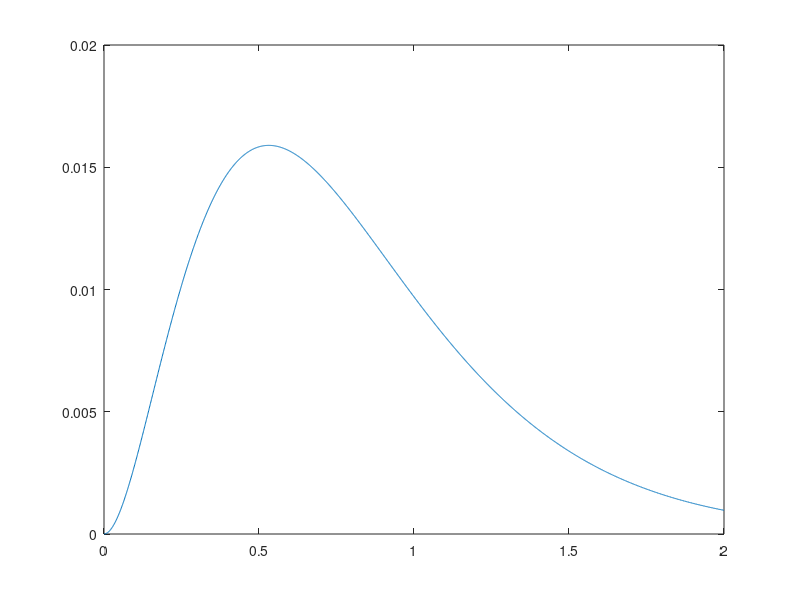

The MATLAB script that drew this image:
clc,close

f = @(x, y) x * exp(-4 * x) - 4 * y;

n = 2000;
h = 2 / n;

x = zeros(1, n);
y = zeros(1, n);
k1 = f(0, 0);
k2 = f(h / 2, h / 2 * k1);
x(2) = h;
y(2) = y(1) + h * k2;
k1 = f(h, y(2));
k2 = f(x(2) + h / 2, y(2) + h / 2 * k1);
x(3) = x(2) + h;
y(3) = y(2) + h * k2;
f1 = f(x(1), y(1));
f2 = f(x(2), y(2));
f3 = f(x(3), y(3));
for i = 3 : n
    x(i + 1) = x(i) + h;
    tmp = (y(i - 1) + h * (7/3 * f3 - 2/3 * f2 + 1/3 * f1));
    y(i + 1) = (y(i - 1) + h * (1/3 * f(x(i + 1), tmp) + 4/3 * f3 + 1/3 * f2));
    f1 = f2;
    f3 = f(x(i + 1), y(i + 1));
end

plot(x, y)